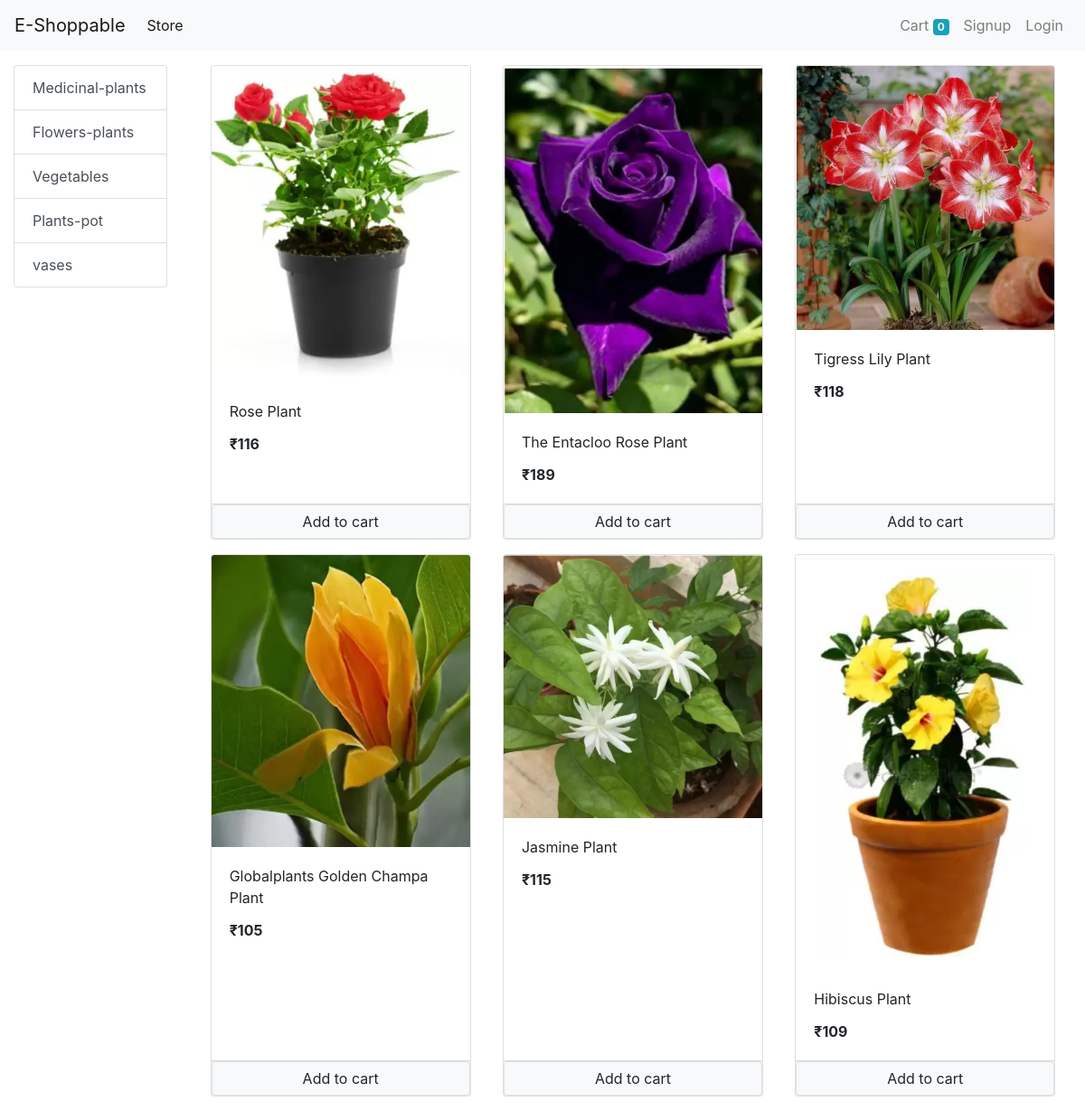
The app's page /?category=2 with its own data.
### store/models/category.py (models this page shows, shortened)
class Category(models.Model):
    name = models.CharField(max_length=30)
    @staticmethod
    def get_all_categories():
        return Category.objects.all()

### store/models/product.py (models this page shows, shortened)
class Product(models.Model):
    name = models.CharField(max_length=60)
    category = models.ForeignKey(Category, on_delete= models.CASCADE, default=1)
    price = models.IntegerField(default=0)
    description = models.CharField(max_length=700 ,default='',null=True,blank=True)
    image = models.ImageField(upload_to='uploads/products/')
    @staticmethod
    def get_all_products_by_categoryid(category_id):
        if category_id:
            return Product.objects.filter(category = category_id);
        else:
            return Product.get_all_products();

### store/views/home.py (the view, shortened to what this page needs)
# urls.py: path('',Index.as_view(), name='homepage'),
class Index(View):
   def get(self, request):
      cart = request.session.get('cart')
      if not cart:
         request.session['cart'] = {}
      products = None
      categories = Category.get_all_categories()
      categoryId = request.GET.get('category')
      if categoryId:
         products = Product.get_all_products_by_categoryid(categoryId)
      else:
         products = Product.get_all_products()
      data = {}
      data['products'] = products
      data['categories'] = categories
      print('you are :', request.session.get('email'))
      return render(request, 'index.html', data)

### store/templatetags/cart.py (called while the page is built)
@register.filter(name='is_in_cart')
def is_in_cart(product , cart):
    keys = cart.keys()
    for id in keys:
        if int(id) == product.id:
            return True
    return False;

### store/templatetags/custom_filter.py (called while the page is built)
@register.filter(name='currency')
def currency(number):
    return "₹"+str(number)

### store/templates/index.html (shortened to what this page needs)
{% extends 'base.html' %}
{% block content %}
{% load cart %}
{% load custom_filter %}
<div class="container-fluid mt-3">
  <div class="row">
    <div class="col-lg-2 mx-auto">
      <div class="list-group">
        {% for category in categories %}
        <a href="/?category={{category.id}}" class="list-group-item list-group-item-action ">{{category.name}}</a>
        {% endfor %}
      </div>
    </div>
    <div id="products" class="col-lg-10 mx-auto">
      <div class="row mx-auto">
        {% for product in products %}
        <div class="card mx-auto mb-3" id="{{product.id}}" style="width: 18rem;">
          <img class="card-img-top" src="{{product.image.url}}" alt="Card image cap">
          <div class="card-body">
            <p class="card-title">{{product.name}}</p>
            <p class="card-text"><b>{{product.price|currency}}</b></p>
          </div>
          <div class="card-footer p-0">
            {% if product|is_in_cart:request.session.cart %}
            <div class="row no-gutters">
              <form action="/#{{product.id}}" method="post" class="col-2">
                {% csrf_token %}
                <input hidden type="text" name="product" value="{{product.id}}">
                <input hidden type="text" name="remove" value="True">
                <input type="submit" value=" - " class="btn btn-block btn-secondary">
              </form>
              <div class="text-center col">{{product|cart_quantity:request.session.cart}}in cart</div>
              <form action="/#{{product.id}}" method="post" class="col-2">
                {% csrf_token %}
                <input hidden type="text" name="product" value="{{product.id}}">
                <input type="submit" value=" + " class="btn btn-block btn-secondary">
              </form>
            </div>
            {% else %}
            <form action="/#{{product.id}}" method="POST" class="btn-block">
              <input type="submit" class="float-right btn btn-light border form-control" value="Add to cart">
            </form>
            {% endif %}
          </div>
        </div>
      {% endfor %}
      </div>
    </div>
  </div>
</div>
{% endblock %}

### records on screen
Category: name "Medicinal-plants"
Category: name "Flowers-plants"
Category: name "Vegetables"
Category: name "Plants-pot"
Category: name "vases"
Product: image (picture), name "Rose Plant", price "₹116"
Product: image (picture), name "The Entacloo Rose Plant", price "₹189"
Product: image (picture), name "Tigress Lily Plant", price "₹118"
Product: image (picture), name "Globalplants Golden Champa Plant", price "₹105"
Product: image (picture), name "Jasmine Plant", price "₹115"
Product: image (picture), name "Hibiscus Plant", price "₹109"

### other values on screen
{{ request.session.cart.keys|length }} "0"
